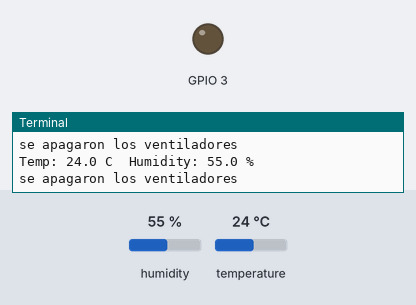
A program run on a simulated Raspberry Pi (BCM pin numbers). On the bench: output pins drawn as LEDs (lit = HIGH), the last lines printed to the terminal. The test bench sets the inputs (shaded band); at power-on: temperature 24 °C, humidity 55 %.

Above: at 1.2 s.
1.3 s: temperature set to 25.3 °C
At 2.4 s:
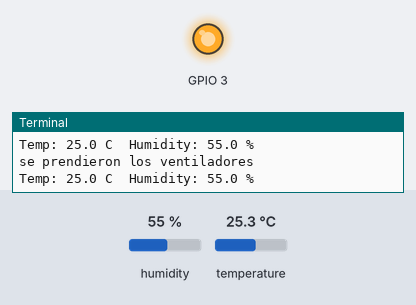
3.0 s: temperature set to 12 °C
At 3.9 s:
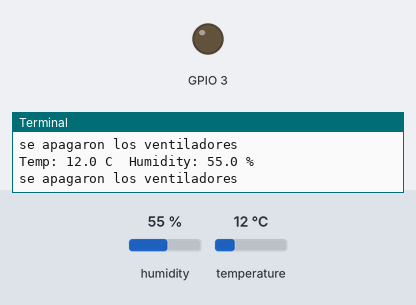
4.6 s: temperature set to 28 °C
At 5.5 s:
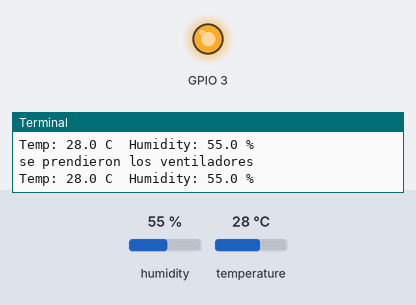
Timing chart, 0 to 7.6 s (numbered marks = the images above; inputs shaded):
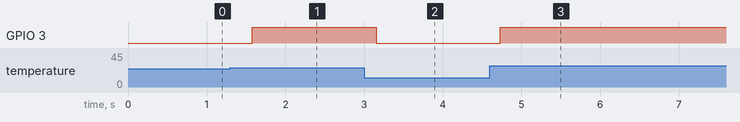

The program:

DHT11ventilador.py
```python
#!/usr/bin/python
import RPi.GPIO as GPIO
import sys
import Adafruit_DHT

GPIO.setmode(GPIO.BCM)
GPIO.setup(3,GPIO.OUT)
GPIO.output(3,0)

aux=True
while True:

	humidity, temperature=Adafruit_DHT.read_retry(11,2)
	print 'Temp: {0:0.1f} C  Humidity: {1:0.1f} %'.format(temperature, humidity)

	if temperature>=25 and aux==True:
		print "se prendieron los ventiladores"
		aux=False
		GPIO.output(3,1)
	elif temperature<25:
		print "se apagaron los ventiladores"
		aux=True
		GPIO.output(3,0)
```

Measured:
- the behaviour switches between 24.9 and 25 °C on temperature (found by bisection; images 0 and 1)
- after the input at 1.3 s, GPIO 3: LOW → HIGH after 0.28 s
- after the input at 3.0 s, GPIO 3: HIGH → LOW after 0.16 s
- after the input at 4.6 s, GPIO 3: LOW → HIGH after 0.13 s
